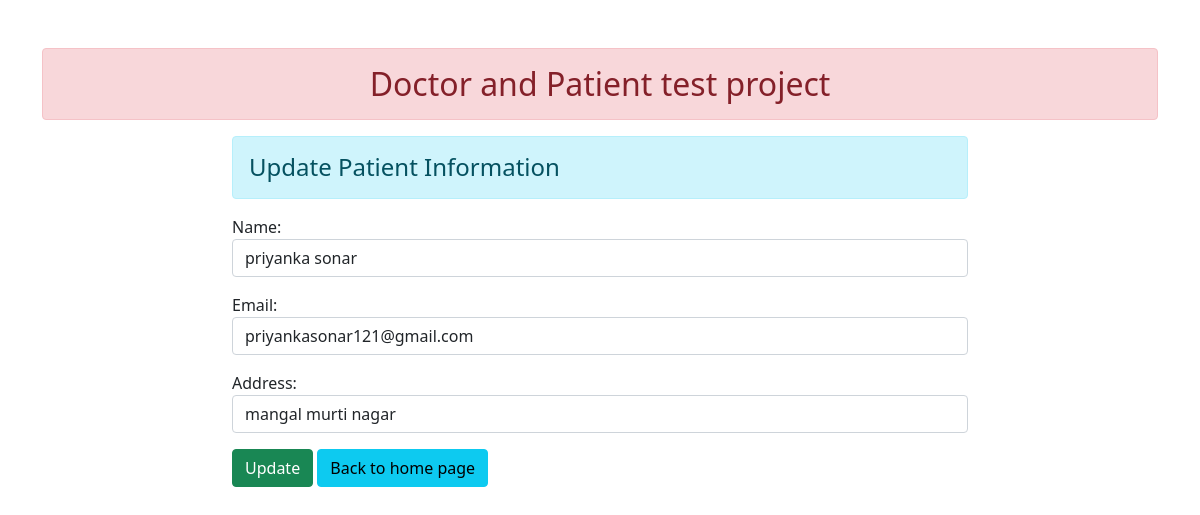
/1/, run on the app's committed database.
### patient/models.py (models this page shows)
class User(models.Model):
	name =  models.CharField(max_length=50)
	email = models.EmailField(max_length=100)
	address = models.CharField(max_length=50)

### patient/views.py (the view, shortened to what this page needs)
# urls.py: path('<int:id>/', views.UserUpdateView.as_view(), name="updatedata"),
class UserUpdateView(View):
	def get(self, request, id):
	  pi = User.objects.get(pk=id)
	  fm = PatientRegistration(instance=pi)
	  return render(request, 'patient/updatepatient.html', {'form':fm})

### patient/forms.py
class PatientRegistration(forms.ModelForm):
	class Meta:
		model = User
		fields = ['name', 'email', 'address']
		widgets = {
		'name': forms.TextInput(attrs={'class':'form-control'}),
		'email': forms.EmailInput(attrs={'class':'form-control'}),
		'address': forms.TextInput(attrs={'class':'form-control'}),
		}

### patient/templates/patient/updatepatient.html (shortened to what this page needs)
{% extends 'patient/base.html' %}
{% block content %}
<div class="row">
	<div class="col-sm-8 offset-2">
		<h4 class="alert alert-info">Update Patient Information</h4>
		<form action="" method="POST">
			{{form.as_p}}
			<input type="submit" class="btn btn-success" value="Update">
			<a href="{% url 'addandshow' %}" class="btn btn-info">Back to home page</a>
		</form>
	</div>
</div>
{% endblock content %}

### data on the page
User: name "priyanka sonar", email "priyankasonar121@gmail.com", address "mangal murti nagar"
